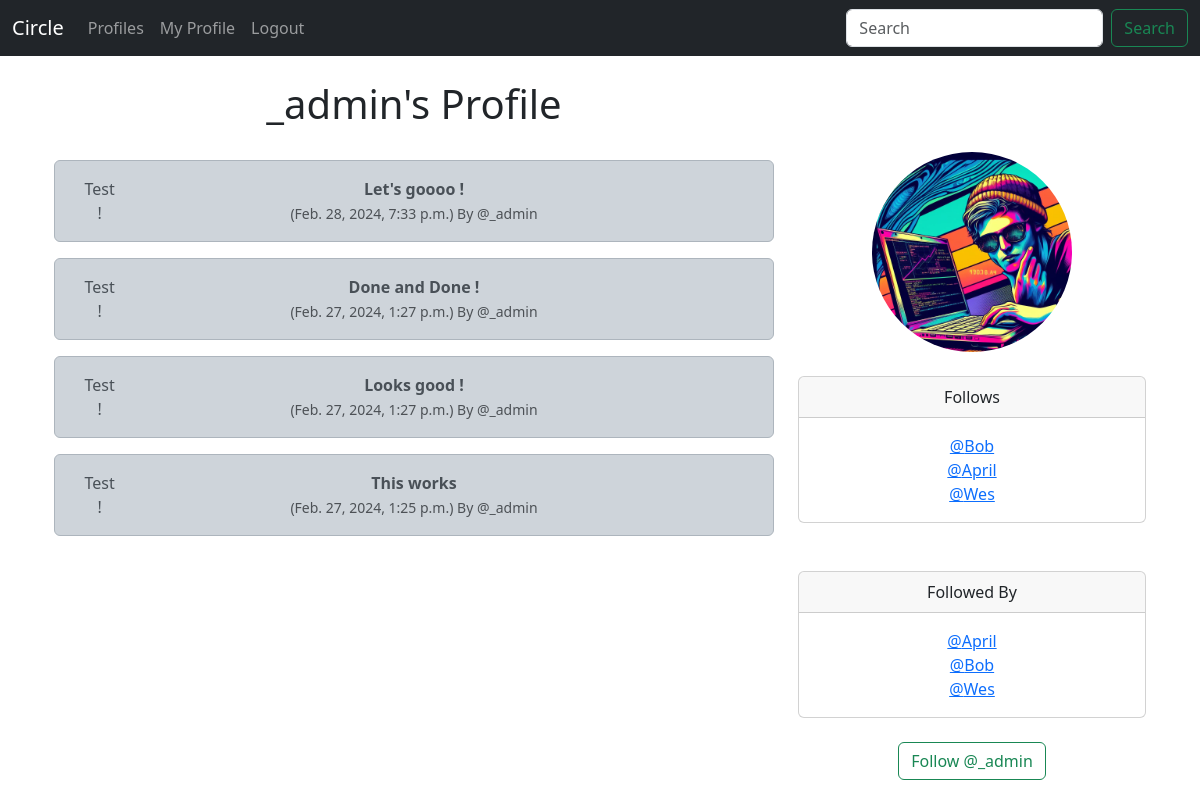
The page /profile/1 (signed in) on the database its author committed.
### circle/models.py (models this page shows, shortened)
class Profile(models.Model):
    user = models.OneToOneField( User, on_delete=models.CASCADE)
    follows = models.ManyToManyField("self",
        related_name="followed_by",
        symmetrical=False,
        blank=True)
    date_modified = models.DateTimeField(User, auto_now=True)
    profile_image = models.ImageField(null=True,blank=True, upload_to="images/")
    def __str__(self):
        return self.user.username

class Noise(models.Model):
    user = models.ForeignKey(
        User, related_name = "noises",
        on_delete = models.DO_NOTHING
    )
    body = models.CharField(max_length=200)
    created_at = models.DateTimeField(auto_now_add=True)

### circle/views.py (the view, shortened to what this page needs)
# urls.py: path('profile/<int:pk>', views.profile, name='profile' ),
def profile(request,pk):
    if request.user.is_authenticated:
        profile = Profile.objects.get(user_id=pk)
        noises = Noise.objects.filter(user_id=pk).order_by("-created_at")
        return render(request, "profile.html", {"profile":profile, "noises":noises})
    else:
        messages.success(request, ("You must be logged in to View Page..."))
        return redirect('home')

### circle/templates/profile.html (shortened to what this page needs)
{% extends 'base.html' %}
{% block content %}
{% if profile %}
<div class="container text-center">
    <div class="row">
        <div class="col-8">
            <h1>{{ profile.user.username }}'s Profile</h1>
            <br/>
          {% if noises %}
            {% for noise in noises %}
              <div class="alert alert-dark" role="alert">
              <div class="container">
                <div class="row">
                  <div class="col-1">Test !
                  </div>
                  <div class="col-10">
                <strong>{{ noise.body }}</strong><br/>
                <small class="text-muted">
                  ({{ noise.created_at}}) By @{{ noise.user.username}}
                </small>
              </div>
              <br/>
              </div>
            </div>
          </div>
           {% endfor %}
          {% endif %}
              </div>
<div class="col-4">
  <br/><br/><br/>
  {% if profile.profile_image %}
    <img src="{{ profile.profile_image.url }}" class="rounded-circle" alt="Profile Image" style="width: 200px; height: 200px; ">
<br/><br/>
  {% endif %}
    <div class="card">
        <div class="card-header">
         Follows
        </div>
        <div class="card-body">
          <p class="card-text">
            {% for following in profile.follows.all %}
              <a href="{% url 'profile' following.user.id %}">@{{ following }}</a><br/>
            {% endfor %}
          </p>
        </div>
      </div>
   <br/><br/>
   <div class="card">
    <div class="card-header">
       Followed By
    </div>
    <div class="card-body">
      <p class="card-text">
        {%  for following  in profile.followed_by.all %}
        <a href="{% url 'profile' following.user.id %}">@{{ following }}</a><br/>
        {% endfor %}
      </p>
    </div>
  </div><br/>
  <form method=POST>
    {% if profile in user.profile.follows.all %}
      <button class="btn btn-outline-danger" name="follow" value="unfollow" type="submit">
        Unfollow @{{ profile.user.username |lower }}
      </button>
    {% else %}
    <button class="btn btn-outline-success" name="follow" value="follow" type="submit">
      Follow @{{ profile.user.username | lower }}
    </button><br/>
    {% endif %}
</form>
<br/>
</div>
</div>
</div><br/>
{% endif %}
{% endblock %}

### rows shown on the page
Profile: user.username "_admin", profile_image (picture)
Noise: body "Let's goooo !", created_at "Feb. 28, 2024, 7:33 p.m.", user.username "_admin"
Noise: body "Done and Done !", created_at "Feb. 27, 2024, 1:27 p.m.", user.username "_admin"
Noise: body "Looks good !", created_at "Feb. 27, 2024, 1:27 p.m.", user.username "_admin"
Noise: body "This works", created_at "Feb. 27, 2024, 1:25 p.m.", user.username "_admin"
Profile: user.username "Bob"
Profile: user.username "April"
Profile: user.username "Wes"
